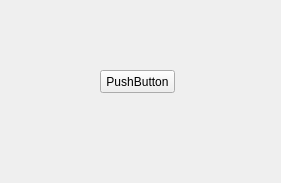
<?xml version="1.0" encoding="UTF-8"?>
<ui version="4.0">
 <class>Widget</class>
 <widget class="QWidget" name="Widget">
  <property name="geometry">
   <rect>
    <x>0</x>
    <y>0</y>
    <width>281</width>
    <height>183</height>
   </rect>
  </property>
  <property name="windowTitle">
   <string>Widget</string>
  </property>
  <widget class="QPushButton" name="pushButton">
   <property name="geometry">
    <rect>
     <x>100</x>
     <y>70</y>
     <width>75</width>
     <height>23</height>
    </rect>
   </property>
   <property name="text">
    <string>PushButton</string>
   </property>
  </widget>
 </widget>
 <resources/>
 <connections/>
</ui>
